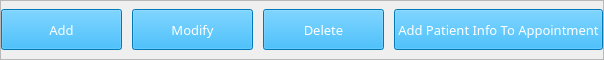
                             <widget class="QFrame" name="adm_frame">
                              <property name="maximumSize">
                               <size>
                                <width>900</width>
                                <height>60</height>
                               </size>
                              </property>
                              <property name="frameShape">
                               <enum>QFrame::StyledPanel</enum>
                              </property>
                              <property name="frameShadow">
                               <enum>QFrame::Raised</enum>
                              </property>
                              <layout class="QHBoxLayout" name="horizontalLayout_20">
                               <property name="spacing">
                                <number>10</number>
                               </property>
                               <property name="leftMargin">
                                <number>0</number>
                               </property>
                               <property name="topMargin">
                                <number>0</number>
                               </property>
                               <property name="rightMargin">
                                <number>0</number>
                               </property>
                               <property name="bottomMargin">
                                <number>0</number>
                               </property>
                               <item>
                                <widget class="QPushButton" name="add_btn_2">
                                 <property name="minimumSize">
                                  <size>
                                   <width>121</width>
                                   <height>41</height>
                                  </size>
                                 </property>
                                 <property name="font">
                                  <font>
                                   <family>Comfortaa</family>
                                   <pointsize>10</pointsize>
                                   <weight>50</weight>
                                   <italic>false</italic>
                                   <bold>false</bold>
                                  </font>
                                 </property>
                                 <property name="styleSheet">
                                  <string notr="true">background-color: rgb(0, 170, 255);
color: rgb(255, 255, 255);</string>
                                 </property>
                                 <property name="text">
                                  <string>Add</string>
                                 </property>
                                 <property name="icon">
                                  <iconset>
                                   <normaloff>icons/icons8-add-30.png</normaloff>icons/icons8-add-30.png</iconset>
                                 </property>
                                </widget>
                               </item>
                               <item>
                                <widget class="QPushButton" name="modify_btn_2">
                                 <property name="minimumSize">
                                  <size>
                                   <width>121</width>
                                   <height>41</height>
                                  </size>
                                 </property>
                                 <property name="font">
                                  <font>
                                   <family>Comfortaa</family>
                                   <pointsize>10</pointsize>
                                   <weight>50</weight>
                                   <italic>false</italic>
                                   <bold>false</bold>
                                  </font>
                                 </property>
                                 <property name="styleSheet">
                                  <string notr="true">background-color: rgb(0, 170, 255);
color: rgb(255, 255, 255);</string>
                                 </property>
                                 <property name="text">
                                  <string>Modify</string>
                                 </property>
                                 <property name="icon">
                                  <iconset>
                                   <normaloff>icons/icons8-edit-24.png</normaloff>icons/icons8-edit-24.png</iconset>
                                 </property>
                                </widget>
                               </item>
                               <item>
                                <widget class="QPushButton" name="delete_btn_2">
                                 <property name="minimumSize">
                                  <size>
                                   <width>121</width>
                                   <height>41</height>
                                  </size>
                                 </property>
                                 <property name="font">
                                  <font>
                                   <family>Comfortaa</family>
                                   <pointsize>10</pointsize>
                                   <weight>50</weight>
                                   <italic>false</italic>
                                   <bold>false</bold>
                                  </font>
                                 </property>
                                 <property name="styleSheet">
                                  <string notr="true">background-color: rgb(0, 170, 255);
color: rgb(255, 255, 255);</string>
                                 </property>
                                 <property name="text">
                                  <string>Delete</string>
                                 </property>
                                 <property name="icon">
                                  <iconset>
                                   <normaloff>icons/icons8-delete-30.png</normaloff>icons/icons8-delete-30.png</iconset>
                                 </property>
                                </widget>
                               </item>
                               <item alignment="Qt::AlignHCenter">
                                <widget class="QPushButton" name="add_patient_info">
                                 <property name="minimumSize">
                                  <size>
                                   <width>121</width>
                                   <height>41</height>
                                  </size>
                                 </property>
                                 <property name="font">
                                  <font>
                                   <family>Comfortaa</family>
                                   <pointsize>10</pointsize>
                                   <weight>50</weight>
                                   <italic>false</italic>
                                   <bold>false</bold>
                                  </font>
                                 </property>
                                 <property name="styleSheet">
                                  <string notr="true">background-color: rgb(0, 170, 255);
color: rgb(255, 255, 255);</string>
                                 </property>
                                 <property name="text">
                                  <string>Add Patient Info To Appointment</string>
                                 </property>
                                 <property name="icon">
                                  <iconset>
                                   <normaloff>icons/icons8-add-30.png</normaloff>icons/icons8-add-30.png</iconset>
                                 </property>
                                </widget>
                               </item>
                              </layout>
                             </widget>
